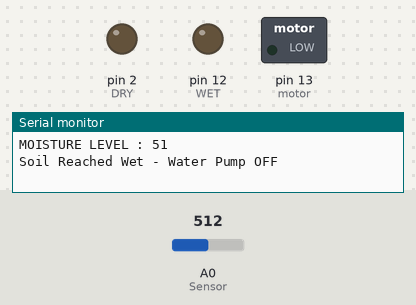
Simulated run of this sketch. Board: Arduino Uno, built with avr-gcc and run on an emulated ATmega328P. Parts: switched loads named in the sketch (green lamp = pin HIGH), output pins drawn as LEDs (lit = HIGH), the last lines printed to the serial monitor. The test bench sets the inputs (shaded band); at power-on: A0 (Sensor) = 512.

Above: at 3.2 s.
3.3 s: A0 (Sensor) set to 682
9.2 s: A0 (Sensor) set to 712
At 13.3 s:
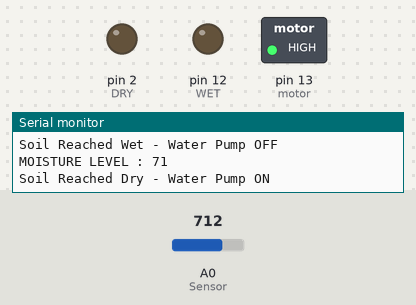
14.8 s: A0 (Sensor) set to 511
At 20.2 s:
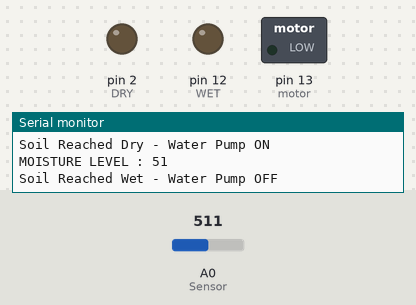
20.5 s: A0 (Sensor) set to 716
At 22.7 s:
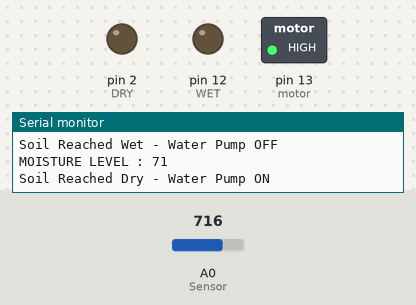
Timing chart, 0 to 24.2 s (numbered marks = the images above; inputs shaded):
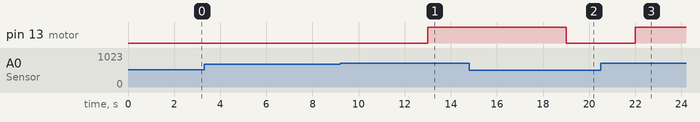

The sketch:

soilmoisture_motor.ino
```cpp
int WET = 12;
int DRY = 2;
int motor = 13;
int Sensor = 0; // Soil Sensor input at Analog PIN A0
int value = 0;

void setup() {
  Serial.begin(9600);
  pinMode(WET, OUTPUT);
  pinMode(DRY, OUTPUT);
  pinMode(motor,OUTPUT);
  delay(2000);
}

void loop() {
  Serial.print("MOISTURE LEVEL : ");
  value = analogRead(Sensor);
  value = value / 10;
  Serial.println(value);
  delay(1000);
  if (value < 70)
  {
    Serial.println("Soil Reached Wet - Water Pump OFF");
    delay(2000);
    digitalWrite(motor, LOW);

    delay(1000);
  }
  else
  {
    Serial.println("Soil Reached Dry - Water Pump ON");
    digitalWrite(motor, HIGH);
  }
  delay(1000);
  digitalWrite(WET, LOW);
  digitalWrite(DRY, LOW);
}
```

Measured:
- the behaviour switches between 699 and 700 on A0 (Sensor) (found by bisection; images 0 and 1)
- after the input at 9.2 s, pin 13 (motor): LOW → HIGH after 3.8 s
- after the input at 14.8 s, pin 13 (motor): HIGH → LOW after 4.2 s
- after the input at 20.5 s, pin 13 (motor): LOW → HIGH after 1.5 s
